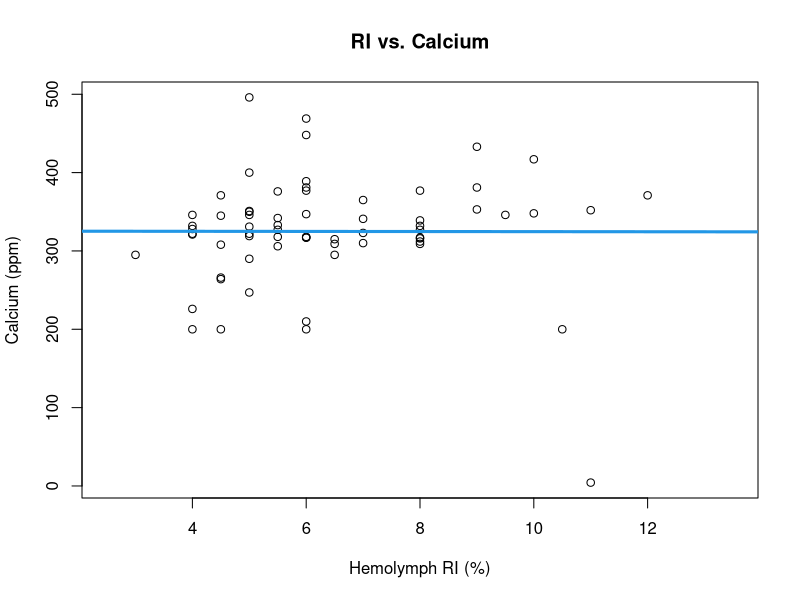
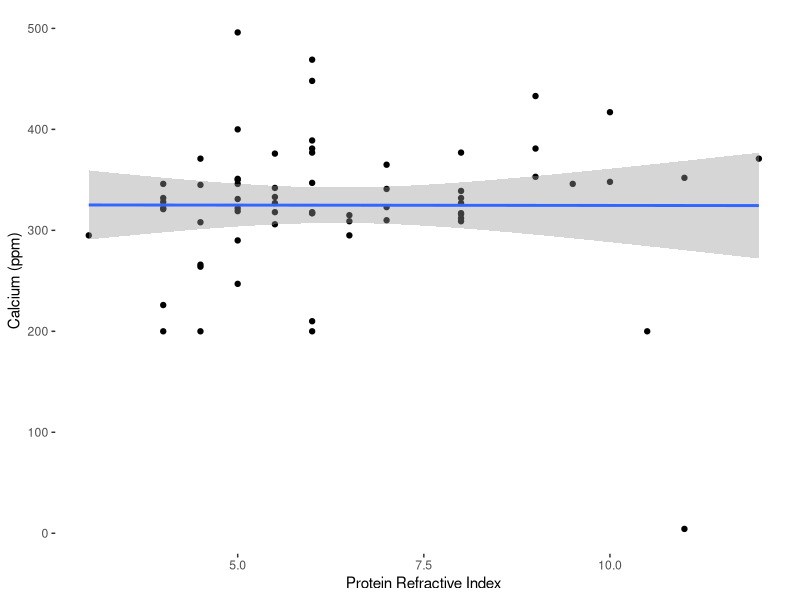
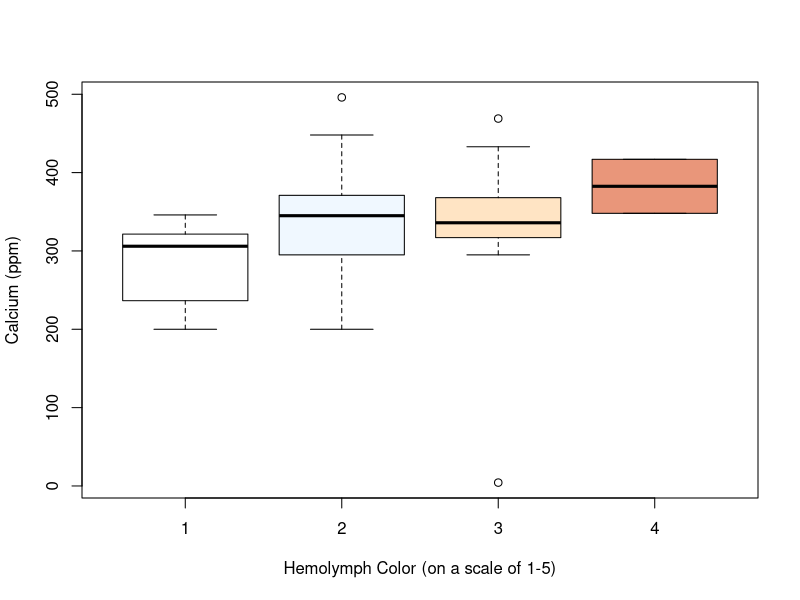
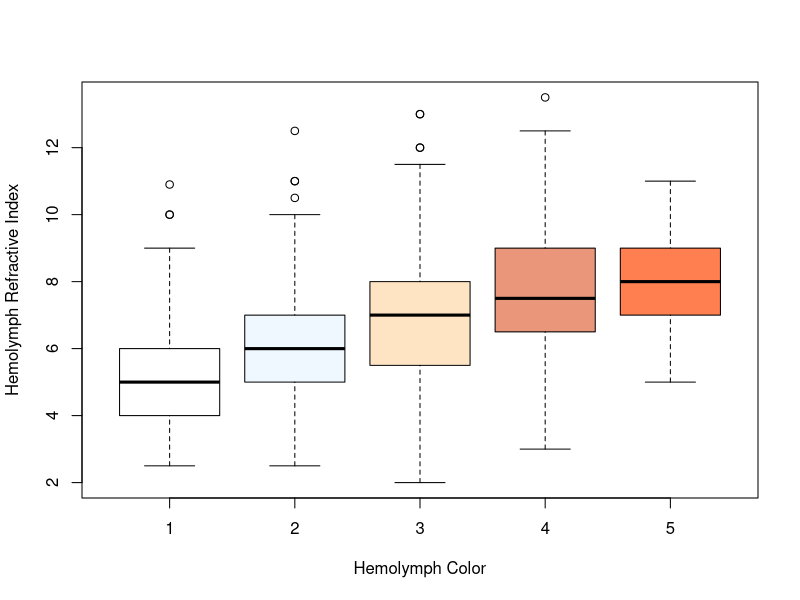

These charts were generated, in order, by the following R code: (Note: this script raises an error after producing the figures.)
## ---- chunk 1

# read in relevant documents for this data
# preliminary data used for calcium etc.
gc_dat <- read.csv("../data/prelim_gc_data.csv")

# updated with full data set 2023-01-06

gc_dat_fin <- read.csv("../data/Condo_Data_Raw_CML_WEL_1_6_23.csv")

gc_dat_fin$hemo_col <- factor(gc_dat_fin$hemo_col,
                           levels = c('1', '2', '3', '4', '5'))

gc_dat_fin$hemo_col <- as.factor(gc_dat_fin$hemo_col)

gc_dat_fin$hemo_ri <- as.numeric(gc_dat_fin$hemo_ri)

# data reclassification to avoid errors later

# libraries for data visualization
library(ggplot2)
library(dplyr)
library(gridExtra)
library(MASS)

## ---- chunk 2

plot(Ca ~ RI, data = gc_dat, main = "RI vs. Calcium",
      xlab = "Hemolymph RI (%)", ylab = "Calcium (ppm)")
abline(lm (Ca ~ RI, data = gc_dat), col = 4, lwd = 3)

# correlation plot to look at RI vs. Calcium
# doesn't appear to be a trend

## ---- chunk 3

gc_dat %>% 
        # pipes molt data into ggplot
  ggplot(aes(x = RI, y = Ca)) + 
        # populates plot with hemo ri and ca info
    geom_point() + geom_smooth(method=lm) + 
        # specifies type of plot -- linear model with 95 percent confidence
        xlab("Protein Refractive Index") + 
        ylab ("Calcium (ppm)")  +
        # renames x and y labels and title
      xlim(3, 12) + 
        # specifies x axis between 3 and 12 for more clear visualization
      theme(panel.grid.major = element_blank(),
              panel.grid.minor = element_blank(), 
              panel.background = element_blank())

## ---- chunk 4

ca_ri_mod <- lm(Ca ~ RI, data = gc_dat)
nobs(ca_ri_mod) # tells that there are 127 observations used in this model
summary(ca_ri_mod)
anova(ca_ri_mod) # standard anova
car::Anova(ca_ri_mod, type = 3) # type 3 anova for significance testing

# taken from all during molt cycle, leading to lots of variation
# pointing to trend; small r^2 due to assessing crabs at different times of
# molt cycle
## ---- chunk 5

boxplot(Ca ~ Color, data = gc_dat,
      xlab = "Hemolymph Color (on a scale of 1-5)",
      ylab = "Calcium (ppm)",
      col= c('white', 'aliceblue', 'bisque', 'darksalmon','coral'))

# appears that calcium increases as hemolymph color darkens
## ---- chunk 6

boxplot(hemo_ri ~ hemo_col, data = gc_dat_fin,
      xlab = "Hemolymph Color",
      ylab = "Hemolymph Refractive Index",
      col= c('white', 'aliceblue', 'bisque', 'darksalmon','coral'),
      subset = condo_id == "WL")

## ---- chunk 7

ri_col_mod = lm(Color ~ RI + Ca + RI:Ca, data = gc_dat)
# model for analyzing the effect of ri and ca on color, as well as the
# interaction between the two

summary(ri_col_mod)
anova(ri_col_mod)
car::Anova(ri_col_mod, type = 3)

car::Anova(lm(Color ~ Ca, data = gc_dat), type = 3)
car::Anova(lm(Color ~ RI, data = gc_dat), type = 3)
# interaction model to assess whether or not hemolymph color is altered by
# the interaction between RI and Ca
## ---- chunk 8

fcol_fin <- factor(gc_dat_fin$hemo_col)
# color is on a scale of 1-5; appears as "numeric"; categorical factor

ri_col_aov_fin <- aov (hemo_ri ~ fcol_fin, data=gc_dat_fin,
                       subset = condo_id == "WL")
summary(ri_col_aov_fin)
# type 1 aov used for Tukey test
# tests between categories: is 1 dif. than 2, etc.

knobs(ri_col_aov_fin)

TukeyHSD(ri_col_aov_fin, conf.level = 0.95) 
## ---- chunk 9

wl_col_aov_fin <- aov (hemo_ri ~ hemo_col, data=gc_dat_fin, 
                       subset = condo_id == "WL")
summary(wl_col_aov_fin)
# type 1 aov used for Tukey test
# tests between categories: is 1 dif. than 2, etc.

TukeyHSD(wl_col_aov_fin, conf.level = 0.95) 

## ---- chunk 10

fcol <- factor(gc_dat$Color)
# color is on a scale of 1-5; appears as "numeric"; categorical factor

ri_ca_aov <- aov (Ca ~ fcol, data=gc_dat)
summary(ri_ca_aov)

TukeyHSD(ri_ca_aov, conf.level = 0.95) 
# run tukey model
# 2-1, 3-1, 4-1 are significantly different; other categories are the same
